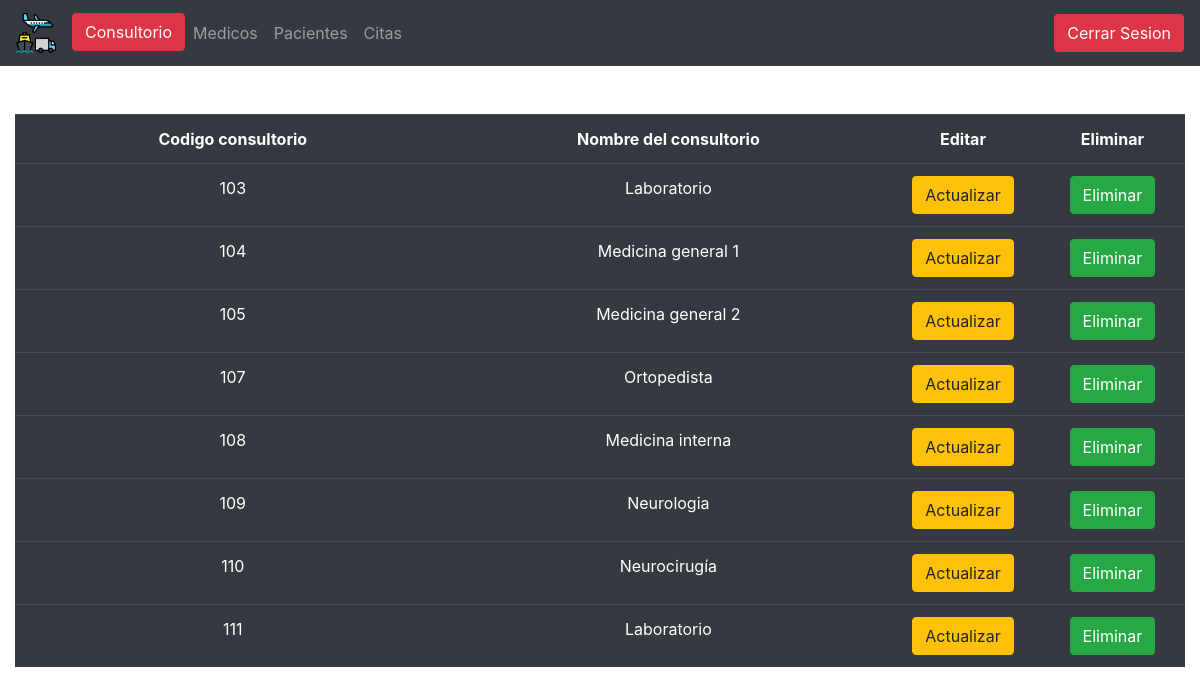
/view/Fconsultorio1.php, run on the app's committed database.
### tables this page shows
CREATE TABLE `consultorios` (
  `NumeroC` int(11) NOT NULL,
  `NombreC` varchar(100) NOT NULL
);

### config/conexionpoo.php (called while the page is built, shortened)
<?php
class Conectar
{
 function __construct() {
        $this->_bd=new mysqli(server,user,pass,bd);
    }
}
?>

### model/Consultorio.php (called while the page is built, shortened)
<?php
require_once "../config/conexionpoo.php";
class Consultorio extends Conectar
{
public function listarconsultorios()
{
 $sql1 = "SELECT * FROM consultorios ORDER BY NumeroC";
 $Resul=$this->_bd->query($sql1);
 if($Resul->num_rows > 0)
 {
  while($row = $Resul->fetch_assoc())
  {
       $resultset[]=$row;
  }
 }
  return $resultset;
}
}
?>

### view/Fconsultorio1.php (the view, shortened to what this page needs)
<!DOCTYPE html>
<html>
<head>
	 <link rel="stylesheet" href="https://cdn.jsdelivr.net/npm/bootstrap@4.6.1/dist/css/bootstrap.min.css">
</head>
<body>
	<nav class="navbar navbar-expand-sm bg-dark navbar-dark">
  <a class="navbar-brand" href="#">
    <img src="imagenes/transporte.png" alt="logo" style="width:40px;">
  </a>
  <ul class="navbar-nav">
    <li class="nav-item">
     <button type="button" class="btn btn-danger" data-toggle="modal" data-target="#registroC">Consultorio</button>
    </li>
    <li class="nav-item">
      <a class="nav-link" href="#">Medicos</a>
    </li>
   <li class="nav-item">
      <a class="nav-link" href="#">Pacientes</a>
    </li>
    <li class="nav-item">
      <a class="nav-link" href="#">Citas</a>
    </li>
  </ul>
  <ul class="nav navbar-nav ml-auto">
       <button class="btn btn-danger navbar-btn">Cerrar Sesion</button>
    </ul>
</nav>
<div class="content" style="text-align: center;">
          <div class="justify-content-center">
            <div class="col-auto mt-5">
              <table class="table table-dark table-hover">
                <tr>
                  <th width="30%">Codigo consultorio</th>
                  <th width="30%">Nombre del consultorio</th>
                  <th width="10%">Editar</th>
                  <th width="10%">Eliminar</th>
                </tr>
                <?php
                require_once "../model/Consultorio.php";
                $obj1 = new Consultorio();
                $datos = $obj1->listarconsultorios();
                foreach ($datos as $key )
                {
                  ?>
                  <tr>
                    <td><?php echo $key["NumeroC"]?></td>
                    <td><?php echo $key["NombreC"]?></td>
                    <td><a href=""class="btn btn-warning">Actualizar</td>
                    <td><a href=""class="btn btn-success">Eliminar</td>
                  </tr>
                <?php } ?>
              </table>
            </div>
          </div>
        </div>
</body>
</html>

### data on the page
consultorios: NumeroC "103", NombreC "Laboratorio"
consultorios: NumeroC "104", NombreC "Medicina general 1"
consultorios: NumeroC "105", NombreC "Medicina general 2"
consultorios: NumeroC "107", NombreC "Ortopedista"
consultorios: NumeroC "108", NombreC "Medicina interna"
consultorios: NumeroC "109", NombreC "Neurologia"
consultorios: NumeroC "110", NombreC "Neurocirugía"
consultorios: NumeroC "111", NombreC "Laboratorio"
